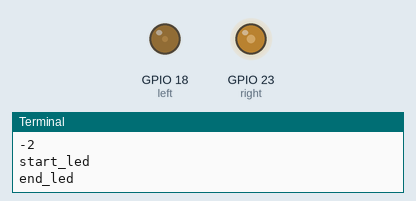
The program below on a simulated Raspberry Pi (BCM pin numbers). Parts: output pins drawn as LEDs (lit = HIGH), the last lines printed to the terminal. Threads take turns every 2 ms. At 7.5 s the program stops and its outputs stay as they are.

Above: at 0.05 s.
At 1.25 s:
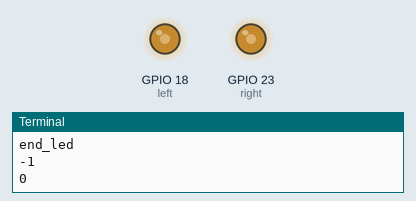
At 2.5 s:
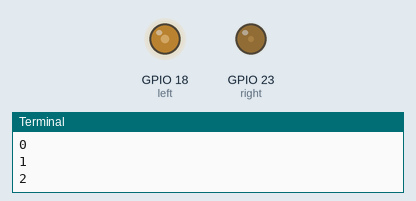
Timing chart, 0 to 5.8 s (numbered marks = the images above):
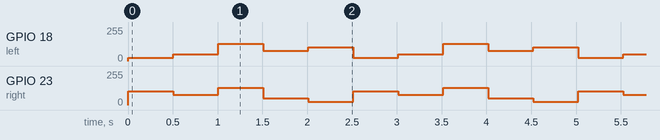

The program:

test-pwm3_multithread.py
```python
import _thread
import time
import os
import sys
import socket
import RPi.GPIO as GPIO

#s = socket.socket(socket.AF_INET,socket.SOCK_STREAM)
#s.connect(('192.168.0.101', 7777))
#s.send(b'start_led_connect ok')

right, left = 23, 18
GPIO.setmode(GPIO.BCM)  #BCM编号系统
GPIO.setup(right, GPIO.OUT)
right= GPIO.PWM(right, 50)  # 通道为 23 频率为 50Hz
GPIO.setup(left, GPIO.OUT)
left = GPIO.PWM(left, 50)  # 通道为 23 频率为 50Hz

transf = 0 #-2, -1, 0 ,1, 2.
dc = 0
#if control_data == b'start':
def set_speed(speed):
        """ speed = 1 # -1, 0, 1
        """
        global dc
        if speed == -1:
            pass
        elif speed == 0:
            dc = 0
        elif speed == 1:
            dc = 50
control_data = 0
def start_led(control_data):
    global transf, dc
    print('start_led')
    right.start(0)
    while True:
        if transf == -2:
             right.ChangeDutyCycle(dc*0.8)
        elif transf == -1:
            right.ChangeDutyCycle(dc*0.6)
        elif transf == 0:
             right.ChangeDutyCycle(dc)
        elif transf == 1:
             right.ChangeDutyCycle(dc*0.4)
        elif transf == 2:
             right.ChangeDutyCycle(dc*0.2)

def end_led(control_data):
    global transf, dc
    print('end_led')
    left.start(0)
    while True:
        if transf == -2:
             left.ChangeDutyCycle(dc*0.2)
        elif transf == -1:
            left.ChangeDutyCycle(dc*0.4)
        elif transf == 0:
             left.ChangeDutyCycle(dc)
        elif transf == 1:
             left.ChangeDutyCycle(dc*0.6)
        elif transf == 2:
             left.ChangeDutyCycle(dc*0.8)


if __name__ == "__main__":
    try:
        _thread.start_new_thread(start_led, (control_data,))
        _thread.start_new_thread(end_led, (control_data,))
    except Exception as err:
        print("error:unable to start thread")
        print(err)
    set_speed(1)

    for i in range(3):
        for e in [-2, -1, 0 ,1, 2]:
            transf = e
            print(transf)
            time.sleep(0.5)
    right.stop()
    left.stop()
    GPIO.cleanup()
    print('Over')
```

Measured:
- by itself, GPIO 18 (left): repeats every 2.5 s: 51/255 0.50 s, 128/255 0.50 s, 77/255 0.50 s, 102/255 0.50 s, 26/255 0.50 s
- by itself, GPIO 23 (right): repeats every 2.5 s: 77/255 0.50 s, 128/255 0.50 s, 51/255 0.50 s, 26/255 0.50 s, 102/255 0.50 s
